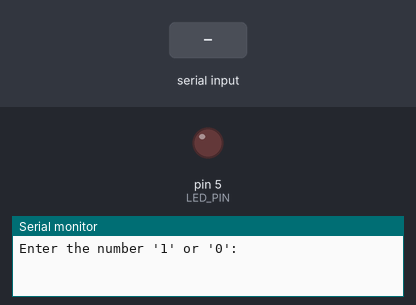
This sketch was run on a simulated Arduino Uno, built with avr-gcc and run on an emulated ATmega328P. Shown: output pins drawn as LEDs (lit = HIGH), the last lines printed to the serial monitor. Inputs (shaded band) come from the test bench.

Above: at 1.2 s.
1.3 s: "1\n" received over Serial
At 1.9 s:
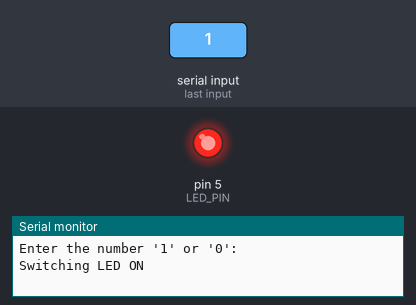
2.8 s: "0\n" received over Serial
At 3.1 s:
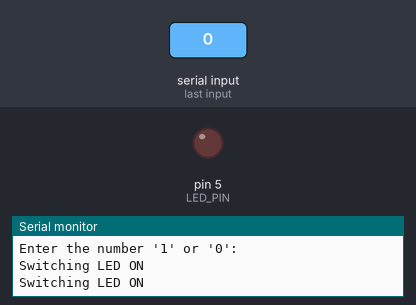
Timing chart, 0 to 5.8 s (numbered marks = the images above; inputs shaded):
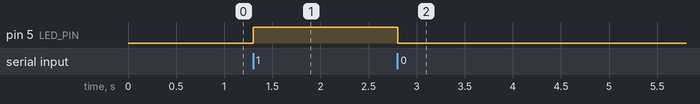

Measured:
- after the input at 1.3 s, pin 5 (LED_PIN): LOW → HIGH at once
- after the input at 2.8 s, pin 5 (LED_PIN): HIGH → LOW at once

The sketch:

command.ino
```cpp
// Complete the stringFrom() mapping function

enum class LedMode
{
    OFF,
    ON
};

const int LED_PIN = 5;

LedMode ledMode = LedMode::OFF;

LedMode ledModeFrom(char command)
{
    switch (command)
    {
    case '0':
        return LedMode::OFF;
    case '1':
        return LedMode::ON;
    default:
        return LedMode::OFF;
    }
}

String stringFrom(LedMode ledMode)
{
    // TODO: Delete this and implement the correct logic
    return "ON";
}

String messageFrom(LedMode newLedMode, LedMode oldLedMode)
{
    String mode = stringFrom(newLedMode);

    if (oldLedMode == newLedMode)
    {
        return "The LED is already " + mode;
    }

    return "Switching LED " + mode;
}

void updateSerial()
{
    if (Serial.available() > 0)
    {
        int value = Serial.read();

        if (value != '\n')
        {
            LedMode newLedMode = ledModeFrom(value);
            Serial.println(messageFrom(newLedMode, ledMode));
            ledMode = newLedMode;
        }
    }
}

void updateLed()
{
    switch (ledMode)
    {
    case LedMode::OFF:
        digitalWrite(LED_PIN, LOW);
        break;
    case LedMode::ON:
        digitalWrite(LED_PIN, HIGH);
        break;
    }
}

void setup()
{
    Serial.begin(9600);

    pinMode(LED_PIN, OUTPUT);

    Serial.println("Enter the number '1' or '0':");
}

void loop()
{
    updateSerial();
    updateLed();
}
```
